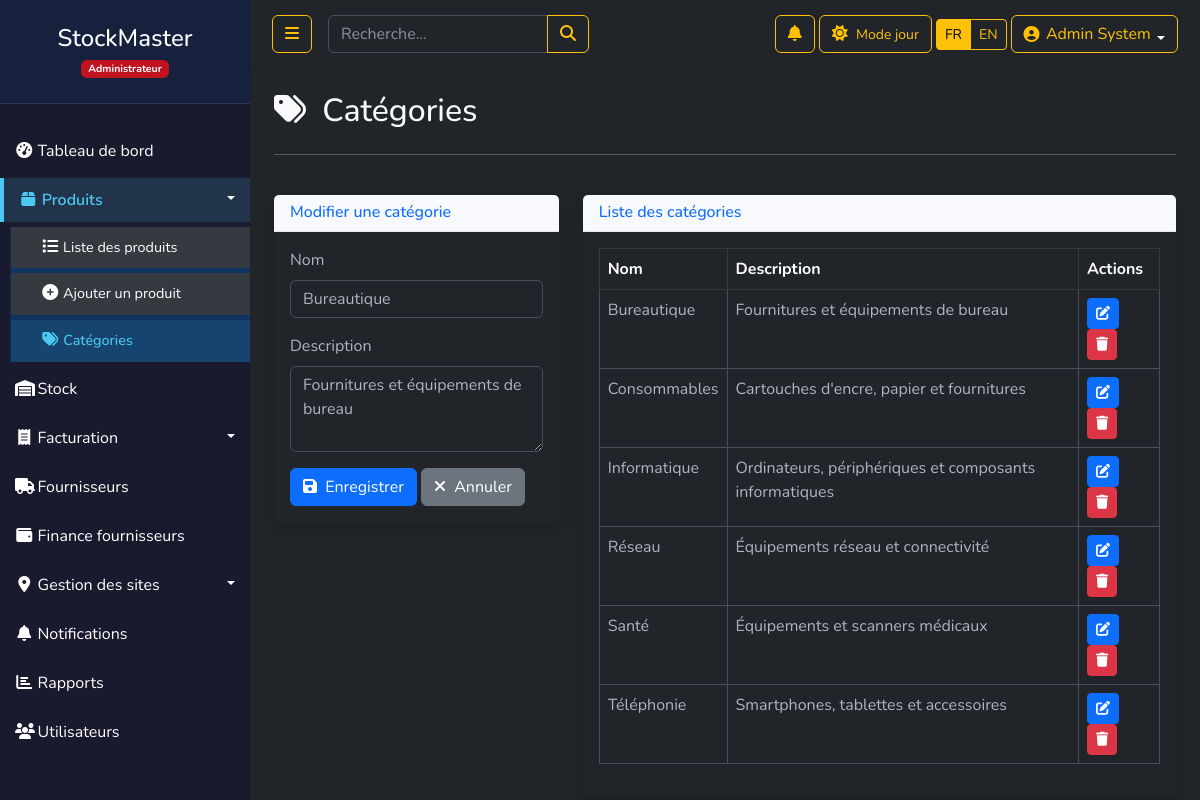
The page /categories.php?edit=2 (signed in) on the database its author committed.
### tables this page shows
CREATE TABLE `utilisateurs` (
  `id` int(11) NOT NULL AUTO_INCREMENT,
  `nom` varchar(50) NOT NULL,
  `email` varchar(100) NOT NULL,
  `telephone` varchar(30) DEFAULT NULL,
  `fournisseur_id` int(11) DEFAULT NULL,
  `site_id` int(11) DEFAULT NULL,
  `password` varchar(255) NOT NULL,
  `role` enum('admin','superviseur','caissier','gestionnaire','utilisateur','fournisseur') DEFAULT 'utilisateur',
  `theme_pref` enum('light','dark') DEFAULT 'light',
  `created_at` timestamp NOT NULL DEFAULT current_timestamp(),
  `last_login` datetime DEFAULT NULL,
  `derniere_connexion` datetime DEFAULT NULL,
  `nombre_connexions` int(11) DEFAULT 0,
  PRIMARY KEY (`id`),
  UNIQUE KEY `email` (`email`)
);

CREATE TABLE `categories` (
  `id` int(11) NOT NULL,
  `nom` varchar(50) NOT NULL,
  `description` text DEFAULT NULL
);

### config.php (called while the page is built, shortened)
<?php
try {
    $db = new PDO("mysql:host=".DB_HOST.";dbname=".DB_NAME, DB_USER, DB_PASS);
    $db->setAttribute(PDO::ATTR_ERRMODE, PDO::ERRMODE_EXCEPTION);
    $db->exec("SET NAMES 'utf8'");
} catch(PDOException $e) {
    die("Erreur de connexion : " . $e->getMessage());
}
function getCurrentTheme() {
    if (isset($_SESSION['user_id'])) {
        global $db;
        $stmt = $db->prepare("SELECT theme_pref FROM utilisateurs WHERE id = ?");
        $stmt->execute([$_SESSION['user_id']]);
        $user = $stmt->fetch();
        if ($user !== false && isset($user['theme_pref'])) {
            return $user['theme_pref'];
        }
    }
    return $_SESSION['theme'] ?? 'light';
}
?>

### categories.php (the view, shortened to what this page needs)
<?php
require_once 'config.php';
$theme = getCurrentTheme();
$categories = $db->query("SELECT * FROM categories ORDER BY nom")->fetchAll();
?>
<!DOCTYPE html>
<html lang="fr" data-bs-theme="<?= $theme ?>">
<head>
    <link href="https://cdn.jsdelivr.net/npm/bootstrap@5.3.0/dist/css/bootstrap.min.css" rel="stylesheet">
    <link rel="stylesheet" href="https://cdnjs.cloudflare.com/ajax/libs/font-awesome/6.4.0/css/all.min.css">
    <link rel="stylesheet" href="css/style.css">
</head>
<body class="<?= $theme == 'dark' ? 'bg-dark text-light' : 'bg-light' ?>">
    <div class="wrapper">
        <?php
            include_once('includes/sidebar.php');
        ?>
        <div id="content">
            <?php
                include_once('includes/navbar.php');
            ?>
            <div class="container-fluid px-4">
                <div class="row my-4">
                    <div class="col-12">
                        <h2 class="mb-4"><i class="fas fa-tags me-2"></i> Catégories</h2>
                        <hr>
                    </div>
                </div>
                <div class="row">
                    <div class="col-md-4 mb-4">
                        <div class="card shadow">
                            <div class="card-header">
                                <h6 class="m-0 font-weight-bold text-primary">
                                    <?= isset($_GET['edit']) ? 'Modifier' : 'Ajouter' ?> une catégorie
                                </h6>
                            </div>
                            <div class="card-body">
                                <form method="POST">
                                    <?php if (isset($_GET['edit'])):
                                        $editId = $_GET['edit'];
                                        $editCat = $db->query("SELECT * FROM categories WHERE id = $editId")->fetch();
                                    ?>
                                        <div class="mb-3">
                                            <label for="nom" class="form-label">Nom</label>
                                            <input type="text" class="form-control" id="nom" name="nom"
                                                   value="<?= htmlspecialchars($editCat['nom']) ?>" required>
                                        </div>
                                        <div class="mb-3">
                                            <label for="description" class="form-label">Description</label>
                                            <textarea class="form-control" id="description" name="description"
                                                      rows="3"><?= htmlspecialchars($editCat['description']) ?></textarea>
                                        </div>
                                        <button type="submit" name="edit_category" class="btn btn-primary">
                                            <i class="fas fa-save me-1"></i> Enregistrer
                                        </button>
                                        <a href="categories.php" class="btn btn-secondary">
                                            <i class="fas fa-times me-1"></i> Annuler
                                        </a>
                                    <?php endif; ?>
                                </form>
                            </div>
                        </div>
                    </div>
                    <div class="col-md-8">
                        <div class="card shadow">
                            <div class="card-header">
                                <h6 class="m-0 font-weight-bold text-primary">Liste des catégories</h6>
                            </div>
                            <div class="card-body">
                                <div class="table-responsive">
                                    <table class="table table-bordered" width="100%" cellspacing="0">
                                        <thead class="<?= $theme == 'dark' ? 'table-dark' : '' ?>">
                                            <tr>
                                                <th>Nom</th>
                                                <th>Description</th>
                                                <th>Actions</th>
                                            </tr>
                                        </thead>
                                        <tbody>
                                            <?php foreach ($categories as $cat): ?>
                                            <tr>
                                                <td><?= htmlspecialchars($cat['nom']) ?></td>
                                                <td><?= htmlspecialchars($cat['description']) ?></td>
                                                <td>
                                                    <a href="categories.php?edit=<?= $cat['id'] ?>" class="btn btn-sm btn-primary">
                                                        <i class="fas fa-edit"></i>
                                                    </a>
                                                    <a href="categories.php?delete=<?= $cat['id'] ?>"
                                                       class="btn btn-sm btn-danger"
                                                       onclick="return confirm('Êtes-vous sûr de vouloir supprimer cette catégorie?')">
                                                        <i class="fas fa-trash"></i>
                                                    </a>
                                                </td>
                                            </tr>
                                            <?php endforeach; ?>
                                        </tbody>
                                    </table>
                                </div>
                            </div>
                        </div>
                    </div>
                </div>
            </div>
        </div>
    </div>
</body>
</html>

### css/style.css (style rules this page uses)
body { font-family: 'Nunito', sans-serif; background: #f8f9fa; }
.wrapper { display: flex; width: 100%; align-items: stretch; }
#content { width: 100%; min-height: 100vh; transition: all 0.3s; }
.card { border: none; border-radius: 0.35rem; box-shadow: 0 0.15rem 1.75rem 0 rgba(58, 59, 69, 0.15); }
.card-header { background-color: #f8f9fc; border-bottom: 1px solid #e3e6f0; }
body, .card, .navbar, .dropdown-menu, .table { transition: background-color 0.3s ease, color 0.3s ease, border-color 0.3s ease; }

### rows shown on the page
categories: nom "Bureautique", description "Fournitures et équipements de bureau"
categories: nom "Consommables", description "Cartouches d'encre, papier et fournitures"
categories: nom "Informatique", description "Ordinateurs, périphériques et composants informatiques"
categories: nom "Réseau", description "Équipements réseau et connectivité"
categories: nom "Santé", description "Équipements et scanners médicaux"
categories: nom "Téléphonie", description "Smartphones, tablettes et accessoires"

### other values the page prints
role_label() "Administrateur"
t('dashboard') "Tableau de bord"
t('products') "Produits"
t('product_list') "Liste des produits"
t('add_product') "Ajouter un produit"
t('categories') "Catégories"
t('stock') "Stock"
t('invoicing') "Facturation"
t('suppliers') "Fournisseurs"
t('supplier_finance') "Finance fournisseurs"
t('site_management') "Gestion des sites"
t('notifications') "Notifications"
t('reports') "Rapports"
t('users') "Utilisateurs"
t('light_mode') "Mode jour"
